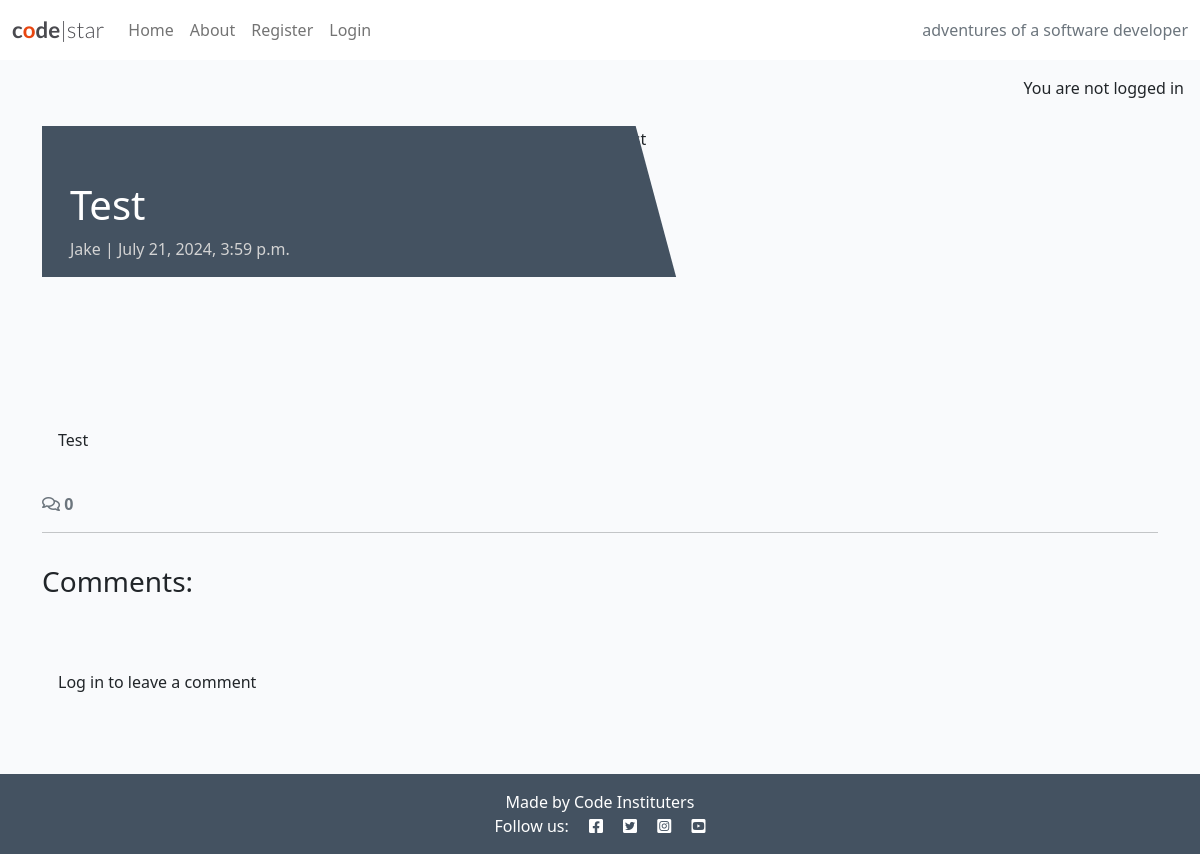
Page /Test/ on the committed database.
### blog/models.py (models this page shows, shortened)
class Post(models.Model):
    title = models.CharField(max_length=200, unique=True)
    slug = models.SlugField(max_length=200, unique=True)
    author = models.ForeignKey(
    User, on_delete=models.CASCADE, related_name="blog_posts"
)
    featured_image = CloudinaryField('image', default='placeholder')
    content = models.TextField()
    created_on = models.DateTimeField(auto_now_add=True)
    status = models.IntegerField(choices=STATUS, default=0)
    class Meta:
        ordering = ["-created_on"]

### blog/views.py (the view, shortened to what this page needs)
# urls.py: path('<slug:slug>/', views.post_detail, name='post_detail'),
def post_detail(request, slug):
    queryset = Post.objects.filter(status=1)
    post = get_object_or_404(queryset, slug=slug)
    comments = post.comments.all().order_by("-created_on")
    comment_count = post.comments.filter(approved=True).count()
    comment_form = CommentForm()
    return render(
        request,
        "blog/post_detail.html",
        {"post": post,
        "comments": comments,
        "comment_count": comment_count,
        "comment_form": comment_form,
        },
    )

### blog/templates/blog/post_detail.html (shortened to what this page needs)
{% extends 'base.html' %} {% block content %}
{% load static %}
{% load crispy_forms_tags %}
<div class="masthead">
    <div class="container">
        <div class="row g-0">
            <div class="col-md-6 masthead-text">
                <h1 class="post-title">{{ post.title }}</h1>
                <p class="post-subtitle">{{ post.author }} | {{ post.created_on }}</p>
            </div>
            <div class="d-none d-md-block col-md-6 masthead-image">
              {% if "placeholder" in post.featured_image.url %}
              <img src="{% static 'images/default.jpg' %}" class="scale"
                alt="placeholder image">
              {% else %}
              <img src="{{ post.featured_image.url }}" class="scale"
                alt="{{ post.title }}">
              {% endif %}
            </div>
        </div>
    </div>
</div>
<div class="container">
    <div class="row">
        <div class="col card mb-4  mt-3 left  top">
            <div class="card-body">
                <p class="card-text">
                    {{ post.content | safe }}
                </p>
            </div>
        </div>
    </div>
  <div class="row">
    <div class="col-12">
      <strong class="text-secondary">
        <i class="far fa-comments"></i> {{ comment_count }}
      </strong>
    </div>
    <div class="col-12">
      <hr>
    </div>
  </div>
  <div class="row">
    <div class="col-md-8 card mb-4  mt-3 ">
      <h3>Comments:</h3>
      <div class="card-body">
      </div>
    <div class="col-md-4 card mb-4 mt-3">
        <div class="card-body">
          {% if user.is_authenticated %}
          <h3>Leave a comment:</h3>
          <p>Posting as: {{ user.username }}</p>
          <form id="commentForm" method="post"
            style="margin-top: 1.3em;">
            {{ comment_form | crispy }}
            {% csrf_token %}
            <button id="submitButton" type="submit"
              class="btn btn-signup btn-lg">Submit</button>
          </form>
          {% else %}
          <p>Log in to leave a comment</p>
          {% endif %}
        </div>
      </div>
    </div>
  </div>
  {% endblock content %}

### static/css/style.css (style rules this page uses)
body { background-color: #8da9e0; }
.main-bg { background-color: #F9FAFC; }
.card { border: none; background-color: transparent; }
.scale { width: 100%; height: auto; }
.masthead { margin-top: 10px; overflow: hidden; position: relative; display: inline-block; height: 33vh; width: 100%; }
.masthead-text { background-color: #445261; color: white; position: relative; }
.masthead-image { position: relative; overflow: hidden; }
.masthead-image:after { content: ""; position: absolute; top: 0; right: 90%; height: 100%; width: 150%; background: #445261; -webkit-transform: skew(15deg); -moz-transform: skew(15deg); transform: skew(15deg); z-index: 100; }
.post-title { margin-top: 10%; margin-left: 5%; }
.post-subtitle { margin-left: 5%; color: lightgray; }

### rows in the picture
Post: title "Test", author "Jake", created_on "July 21, 2024, 3:59 p.m.", content "Test"

### other values in the picture
{{ comment_count }} "0"
